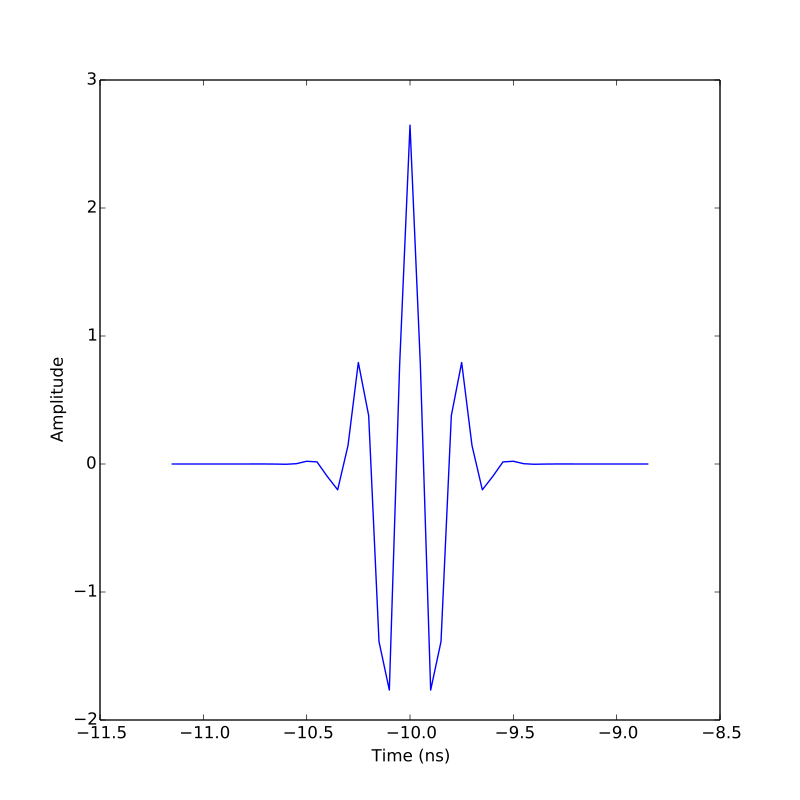

Write the Python code that produced this figure.
from pylayers.signal.bsignal import *
from matplotlib.pylab import *
ip = EnImpulse()
ip.translate(-10)
fig,ax=ip.plot(typ=['v'])
show()
